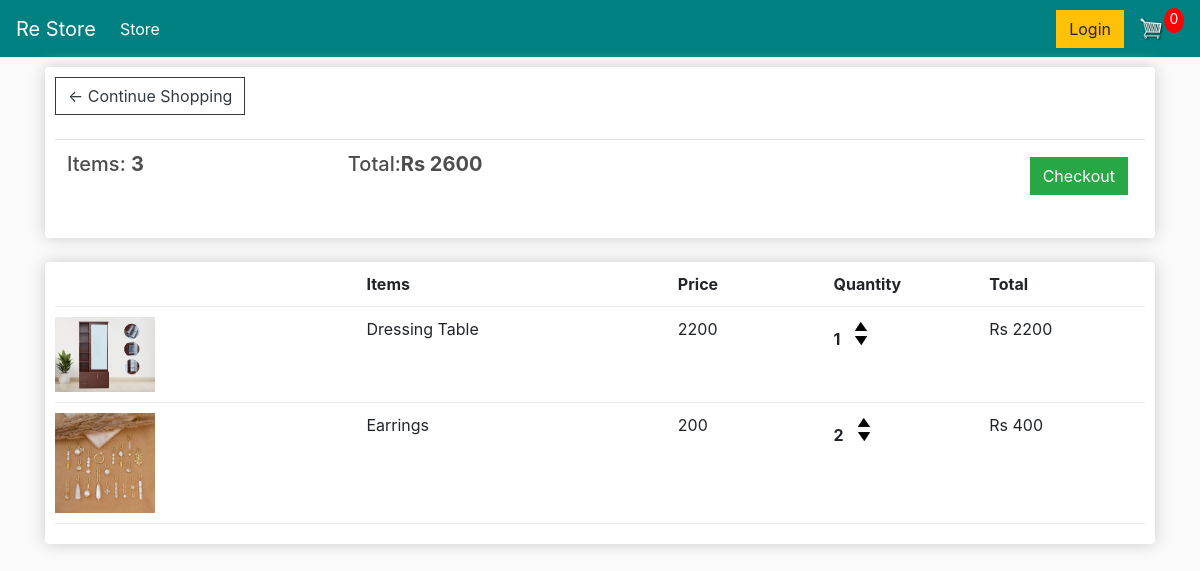
The app's page /cart/ (signed in) with its own data.
### Store/models.py (models this page shows, shortened)
class Order(models.Model):
	customer = models.ForeignKey(Customer, on_delete=models.SET_NULL, null=True, blank=True)
	date_ordered = models.DateTimeField(auto_now_add=True)
	complete = models.BooleanField(default=False)
	transaction_id = models.CharField(max_length=100, null=True)
	@property
	def get_cart_total(self):
		orderitems = self.orderitem_set.all()
		total = sum([item.get_total for item in orderitems])
		return total
	@property
	def get_cart_items(self):
		orderitems = self.orderitem_set.all()
		total = sum([item.quantity for item in orderitems])
		return total

class OrderItem(models.Model):
	product = models.ForeignKey(Product, on_delete=models.SET_NULL, null=True)
	order = models.ForeignKey(Order, on_delete=models.SET_NULL, null=True)
	quantity = models.IntegerField(default=0, null=True, blank=True)
	date_added = models.DateTimeField(auto_now_add=True)
	@property
	def get_total(self):
		total = self.product.price * self.quantity
		return total

class Product(models.Model):
	name = models.CharField(max_length=200)
	price = models.DecimalField(max_digits=10, decimal_places=0)  # Store prices with 0 decimal places
	digital = models.BooleanField(default=False,null=True, blank=True)
	image = models.ImageField(null=True, blank=True)
	@property
	def imageURL(self):
		try:
			url = self.image.url
		except:
			url = ''
		return url

### Store/views.py (the view)
# urls.py: path('cart/',views.cart,name="cart"),
def cart(request):
	if request.user.is_authenticated:
		customer = request.user.customer
		order, created = Order.objects.get_or_create(customer=customer, complete=False)
		items = order.orderitem_set.all()
	else:
		items = []
		order = {'get_cart_total':0, 'get_cart_items':0}
	context = {'items':items, 'order':order}
	return render(request, 'store/cart.html', context)

### Store/templates/store/cart.html
{% extends 'store/main.html' %}
{% load static %}
{% block content %}
	<div class="row">
		<div class="col-lg-12">
			<div class="box-element">
				<a  class="btn btn-outline-dark" href="{% url 'store' %}">&#x2190; Continue Shopping</a>
				<br>
				<br>
				<table class="table">
					<tr>
						<th><h5>Items: <strong>{{order.get_cart_items}}</strong></h5></th>
						<th><h5>Total:<strong>Rs {{order.get_cart_total}}</strong></h5></th>
						<th>
							<a  style="float:right; margin:5px;" class="btn btn-success" href="{% url 'checkout' %}">Checkout</a>
						</th>
					</tr>
				</table>
			</div>
			<br>
			<div class="box-element">
				<div class="cart-row">
					<div style="flex:2"></div>
					<div style="flex:2"><strong>Items</strong></div>
					<div style="flex:1"><strong>Price</strong></div>
					<div style="flex:1"><strong>Quantity</strong></div>
					<div style="flex:1"><strong>Total</strong></div>
				</div>
{% for item in items %}
				<div class="cart-row">
					<div style="flex:2"><img class="row-image" src="{{item.product.imageURL}}"></div>
					<div style="flex:2"><p>{{item.product.name}}</p></div>
					<div style="flex:1"><p>{{item.product.price}}</p></div>
					<div style="flex:1">
						<p class="quantity">{{item.quantity}}</p>
						<div class="quantity">
							<img class="chg-quantity" src="{% static  'images/arrow-up.png' %}">
							<img class="chg-quantity" src="{% static  'images/arrow-down.png' %}">
						</div>
					</div>
					<div style="flex:1"><p>Rs {{item.get_total}}</p></div>
				</div>
{% endfor %}
			</div>
		</div>
	</div>
{% endblock content %}

### Store/static/css/main.css (style rules this page uses)
body { background-color: hsl(0, 0%, 98%); }
h1,h2,h3,h4,h5,h6 { color:hsl(0, 0%, 30%); }
.box-element { box-shadow:hsl(0, 0%, 80%) 0 0 16px; background-color: #fff; border-radius: 4px; padding: 10px; }
.col-lg-4, .col-lg-6, .col-lg-8, .col-lg-12 { margin-top: 10px; }
.btn { border-radius: 0; }
.row-image { width: 100px; }
.cart-row { display: flex; align-items: flex-stretch; padding-bottom: 10px; margin-bottom: 10px; border-bottom: 1px solid #ececec; }
.quantity { display: inline-block; font-weight: 700; padding-right:10px; }
.chg-quantity { width: 12px; cursor: pointer; display: block; margin-top: 5px; transition:.1s; }

### records on screen
Order: get_cart_items "3", get_cart_total "2600"
OrderItem: product.imageURL (picture), product.name "Dressing Table", product.price "2200", quantity "1", get_total "2200"
OrderItem: product.imageURL (picture), product.name "Earrings", product.price "200", quantity "2", get_total "400"
